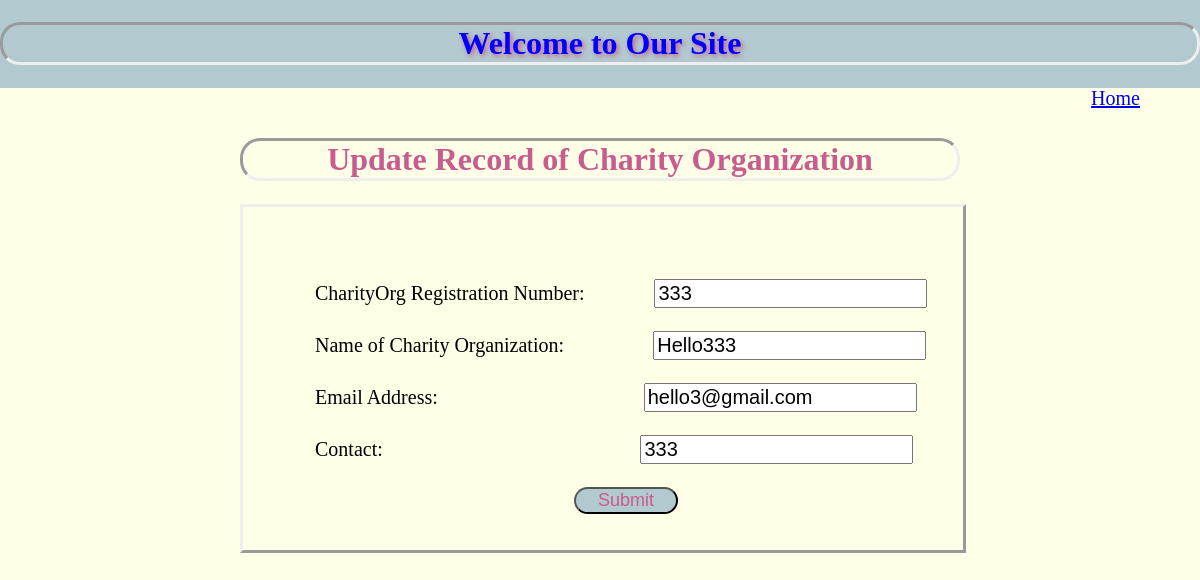
Screenshot of /edit/5 with the database file from the repository.
### charityorganization/models.py (models this page shows)
class Charityorg(models.Model):
    reg_number = models.CharField(max_length=7)
    name = models.CharField(max_length=70)
    email = models.CharField(max_length=40)
    contact = models.IntegerField(20)
    class Meta:
        db_table = "charityorg"

### charityorganization/views.py (the view)
# urls.py: path('edit/<int:id>',views.edit),
def edit(request,id):
    charity = Charityorg.objects.get(id=id)
    return render(request,"edit.html",{"charityorganization":charity})

### charityorganization/templates/edit.html (shortened to what this page needs)
<!DOCTYPE html>
<html lang="en">
<head>
</head>
<body>
    <div class="div1">
        <h1 style="text-shadow: 2px 2px 5px #C85C8E; color:blue; border-style: inset;border-radius: 20px;">Welcome to Our Site</h1>
        <a href="/all-charityorganization" style="float:right; font-size:20px;margin-right:5%;">Home</a>
    </div>
    <h1 style="color:#C85C8E; text-align:center; border-style: inset;border-radius: 20px; margin: 50px 20% 5px 20%;">Update Record of Charity Organization</h1>
    <br>
    <div style=" font-size:20px; width: 60%; margin-left:20%; margin-right:20%; border-style: outset;">
    <form action="/update/{{charityorganization.id}}" method="post" style="margin-left:10%; padding-top:10%; padding-bottom:5%">
        <div>
            <label style="margin-right:10%">CharityOrg Registration Number:</label>
            <input type="text" name="reg_number" value="{{charityorganization.reg_number}}">
        </div>
        <br>
        <div>
            <label style="margin-right:13%">Name of Charity Organization:</label>
            <input type="text" name="name" value="{{charityorganization.name}}">
        </div>
        <br>
        <div>
            <label style="margin-right:31%">Email Address:</label>
            <input type="text" name="email" value="{{charityorganization.email}}">
        </div>
        <br>
        <div>
            <label style="margin-right:39%">Contact:</label>
            <input type="text" name="contact" value="{{charityorganization.contact}}">
        </div>
        <br>
        <div>
            <button type="submit" style="background: rgba(0, 76, 153, 0.3); color:#C85C8E; font-size:18px;width:16%;height:18%; border-radius: 20px; margin:0% 40%; border-style: outset;">Submit</button>
        </div>
    </form>
    </div>
</body>
</html>

### charityorganization/templates/edit.html (style rules this page uses)
body { margin:0; background: #FFFFE8; }
.div1 { background: rgba(0, 76, 153, 0.3); text-align:center; margin:1; padding:1px 0px 1px 0px; }
input { font-size:20px; }

### rows the page displays
Charityorg: reg_number "333", name "Hello333", email "hello3@gmail.com", contact "333"
